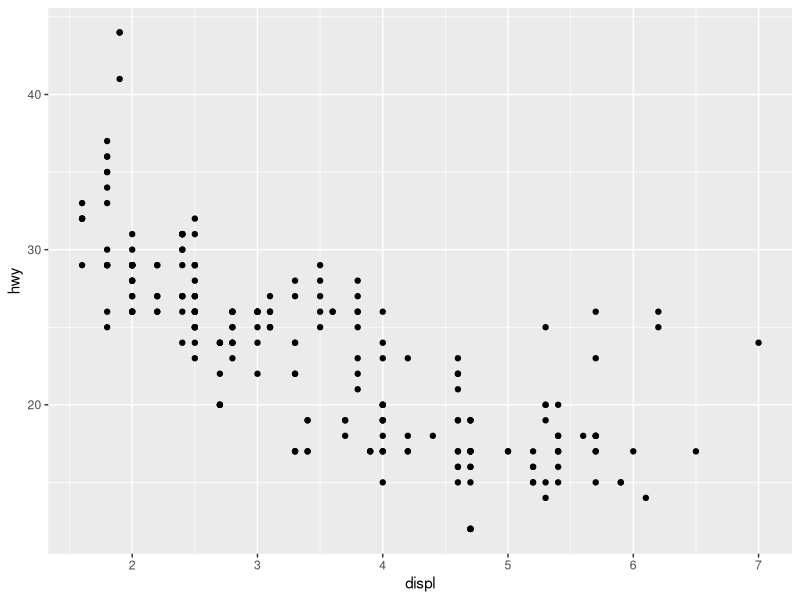
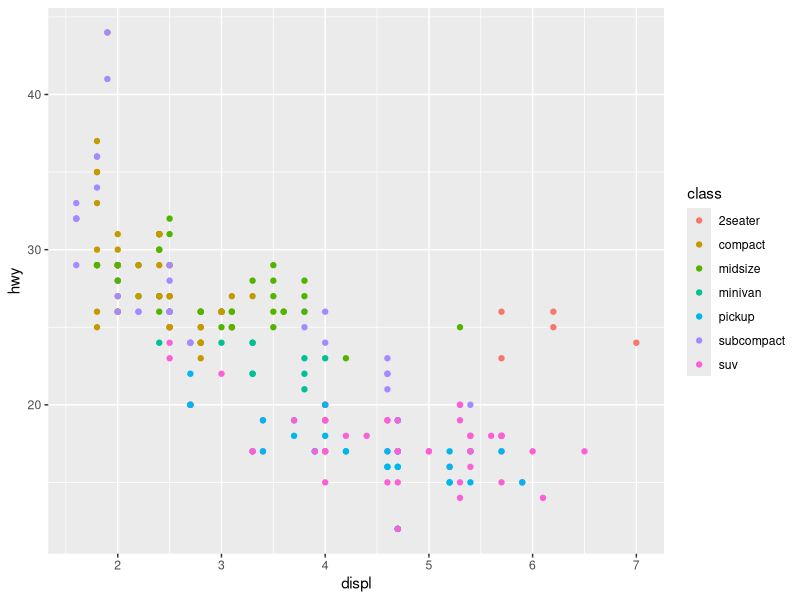
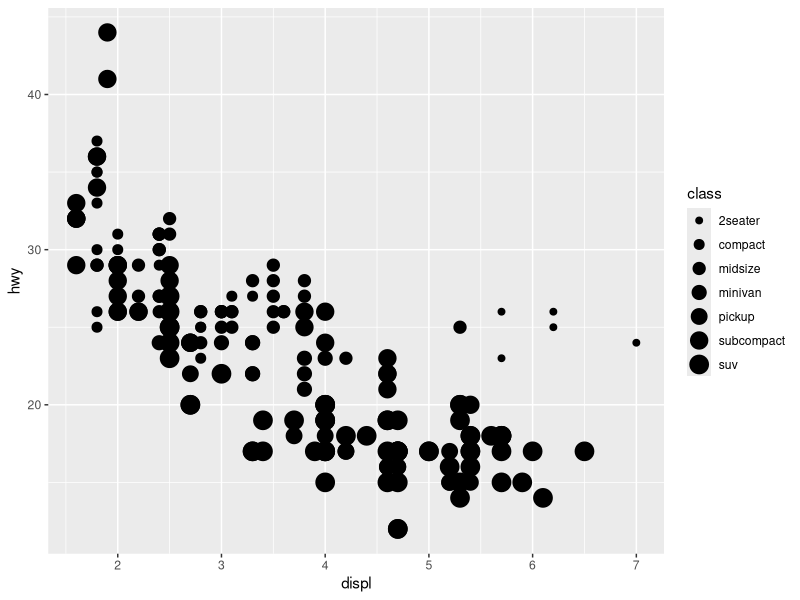
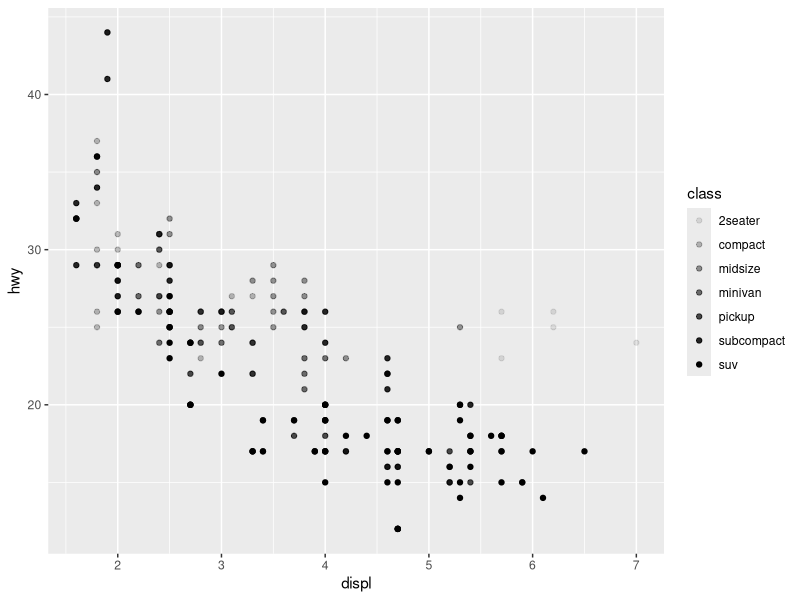
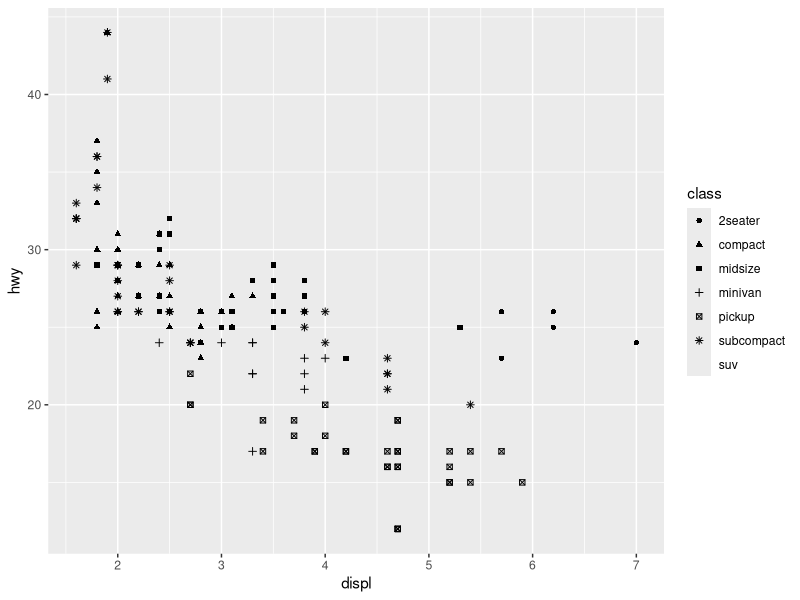
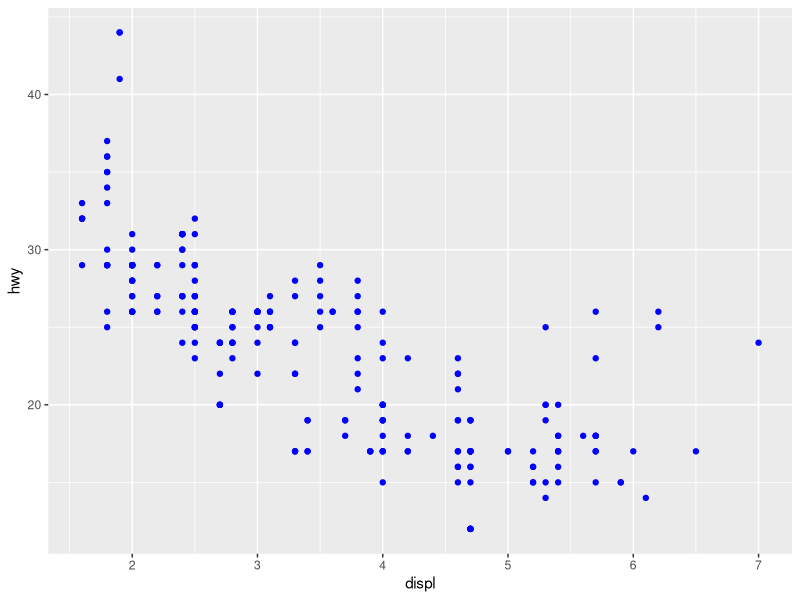
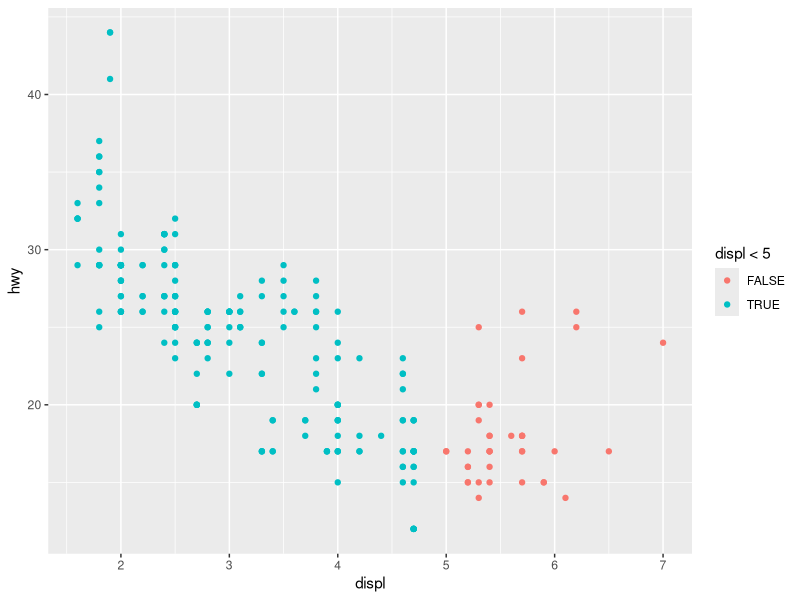
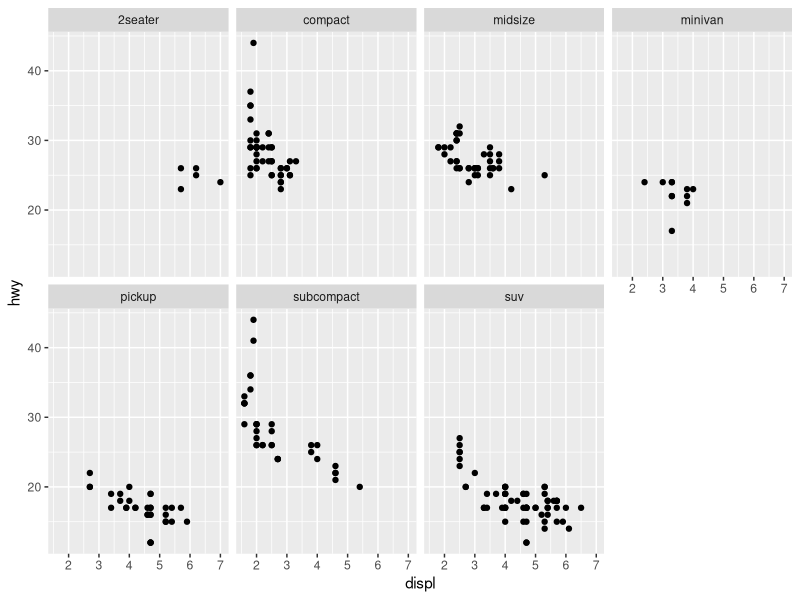

Write R code to recreate these figures, in order.
## ---- chunk 1
library("tidyverse")
## ---- chunk 2
#2.6 Creating a ggplot
mpg
data = mpg
ggplot(data = mpg) + geom_point(mapping = aes(x = displ, y = hwy))
#Plot showing the negative relationship between engine size (displ) and fuel efficiency (hwy). Bigger cars use more fuel.

  #geom_point adds a layer of points to your ggplot and makes a scatterplot.   There are different geom functions that add different types of layers to     plots and each one tajes a mapping argument, defining how variables are      mapped to visual properties (Lets you determine how you want your data to    be visualized.
  #This mapping argument is always paired with aes, aes alliws you to choose   which variables you would like to represent the x and y axes.

#2.7.1 Graphing Template
#ggplot graphing template: ggplot(data= <DATA>) + <GEOM_FUNCTION>(mapping = aes (<MAPPINGS>))

#An aesthetic is a visual property of the objects that have been plotted such as size, shape, color. Need geom and aesthetics to create a plot.

#2.7.2 Aesthetic Mappings

##Change point color by class:

ggplot(data = mpg) + geom_point(mapping = aes(x = displ, y = hwy, colour = class))
#The colour argument was provided with class which allowed the classes of vehicles to be distinguised differently by color.

##Change point size by class:
ggplot(data = mpg) + geom_point(mapping = aes(x = displ, y = hwy, size = class))
#The size argument when provided with class allowed the classes of vehicles to be distinguised differently by size (SUVs are bigger than 2seater vehicles). Using size for discrete variables is not recommended.

ggplot(data = mpg) + geom_point(mapping = aes(x = displ, y = hwy, alpha = class))
#Alpha alters the transparenc of points.

ggplot(data = mpg) + geom_point(mapping = aes(x = displ, y = hwy, shape = class))
#Shape changes the shapes of the points.

ggplot(data = mpg) + geom_point(mapping = aes(x = displ, y = hwy), color = "blue")
#By specifying our color, we can make it so that all of our points are blue. In a data visualization standpoint, this isn't very useful for us or people trying to understand the data.

ggplot(data = mpg) + geom_point(mapping = aes(x = displ, y = hwy, colour = displ <5))
#This graph shows us cars with engine sizes less than 5 and greater than 5 by color and labels of true and false.

## ---- chunk 3
#2.9 Facet and panel plots
#In order to break down our complex plots into separate plots, we can subset our data. This can be done in ggplot by using facets, but facet_wrap should only be used with discrete variables (variables which can only be certain integers).

ggplot(data = mpg) + geom_point(mapping = aes(x = displ, y = hwy)) + facet_wrap(~class, nrow = 2)
#The ~ dictates which variable we want to subset our data with.
#This allowed us to create a subplot for each vehicle class, if we wanted to do this for more than one variable we would use the facet_grid function instead.

ggplot(data = mpg) + geom_point(mapping = aes(x = displ, y = hwy)) + facet_grid(drv ~ cyl)
#This may not be visually appeasing as you can't really distinguish what is what.

ggplot(data = mpg) + geom_point(mapping = aes(x = displ, y = hwy)) + facet_grid(. ~ cyl)
#The same goes for these plots which condenses everything and makes it messy.

help(facet_wrap)
#nrow is the number of rows and ncol is the number of columns.shrink shrinks scales to fit the output of stats but not raw data.

#So far we have been using points to visually represent our data but we can do this in other ways by using things such as bar plots, line charts, boxplots, etc. To do this, we would just use a different geom function!

#Ex. geom_smooth to create a smooth line instead of the scatter plots we had before.

ggplot(data = mpg) + geom_smooth(mapping = aes(x = displ, y = hwy))

#We can see a mostly negatively line that then begins to rise up. Remember a geom is what our plot uses to represent and visualize our data. We can also change the line type we have by specifying and including "linetype =".

ggplot(data=mpg) + geom_smooth(mapping = aes(x = displ, y = hwy, linetype = drv))
#This separates the cars of the data set by their drive type (4wd, fwd, rear). While we can do this, this doesn't really make much sense for us to do with this data set.

## ---- chunk 4
#ggplot is an amazing function that allows us to use over 40 different geoms to visualize data in a multitude of ways.

#What can we do with ggplot to visualize our data when we would like to do more complicated things such as groupings objects by a categorical variable such as sex, species, or study site. In this case we can use the group argument to vary our plots by the discrete variable.

ggplot(data = mpg) + geom_smooth(mapping = aes(x = displ, y = hwy, group = drv))

#We can use different colors for each line, based on their drv value.

ggplot(data = mpg) + geom_smooth(mapping = aes(x = displ, y = hwy, color = drv)) #We can include the show.legend = FALSE argument to get rid of our legend on the right side of the plot.

#What about plotting multiple geoms on a single plot? We can just add them together.

ggplot(data = mpg) + geom_point(mapping = aes(x = displ, y = hwy)) + geom_smooth(mapping = aes(x = displ, y = hwy))
#This allowed us to combine the scatterplot and smooth line plot together. We can do this in a more simple and shorthanded way!

ggplot(data = mpg, mapping = aes(x = displ, y = hwy)) + geom_point() + geom_smooth()
#Same exact thing without having to retype everything, also allows us to change the x or y variables for both geoms at once.

#We can also specify the one of the geoms as a variable and then add an additional geom to it. e.g.:

n = ggplot(data = mpg) + geom_point(mapping = aes(x = displ, y = hwy))

n + geom_smooth(mapping = aes(x = displ, y = hwy))

#We can use mapping in specified layers to display different aesthetics in different layers.

ggplot(data = mpg, mapping = aes(x = displ, y = hwy)) + geom_point(mapping = aes(color = class)) + geom_smooth()
#Car classes are distinguished by color now.

#We can also do something if we want to specify specific data for each layer.

ggplot(data = mpg, mapping = aes(x = displ, y = hwy)) + geom_point(mapping = aes(color = class)) + geom_smooth(data = filter(mpg, class == "subcompact"), se = FALSE)
#Shows a small subset of the data.
## ---- chunk 5
#2.10 Exercise: Create a line chart with a geom.

ggplot(data = mpg, mapping = aes(x = displ, y = hwy))+ geom_line(mapping = aes(x = displ, y = hwy))
#I used geom_line to create a line chart but it looks very different from what I expected it to look.
## ---- chunk 6
#2.11 Transformations and Stats

ggplot(data = diamonds) + geom_bar(mapping = aes(x = cut))
#There are more diamonds with high quality cuts than low quality cuts. We can tell this because ggplot has counted each for us to give us a count even though this is not a variable of the data set.

ggplot(data = diamonds) + stat_count(mapping = aes(x=cut))
#Does the same thing.

#What if we don't want r to do this and would to override this default stat?

demo <- tribble(
  ~cut,         ~freq,
  "Fair",       1610,
  "Good",       4906,
  "Very Good",  12082,
  "Premium",    13791,
  "Ideal",      21551
)
demo

ggplot(data = demo) +
  geom_bar(mapping = aes(x = cut, y = freq), stat = "identity")

#We can also override default mappings of transformed variables to aesthetics.

ggplot(data = diamonds) + geom_bar(mapping = aes(x = cut, y = stat(prop), group = 1))
#This gives us a bar chart of the proportion of the diamond dataset instead of the count we previously had.

#What about if we wanted to show more about our transformations in the plot. We can do this using stat_summary.

ggplot(data = diamonds) + stat_summary(mapping = aes(x = cut, y = depth), fun.min = min, fun.max = max, fun = median)

#In terms of the group argument, we used one in the creation of our bar charts because this scaled the data to a proportion equal to 1.

## ---- chunk 7
#2.12 Positional adjustments

ggplot(data = diamonds) + geom_bar(mapping = aes(x = cut, colour = cut))

ggplot(data = diamonds) + geom_bar(mapping = aes(x = cut, fill = cut))

#Color or fill allows us to change the colors of our bars.

ggplot(data = diamonds) + geom_bar(mapping = aes(x = cut, fill = clarity))
#ggplot has stacked and positioned the bars and portions automatically, we can change this.

ggplot(data = diamonds, mapping = aes(x = cut, fill = clarity)) + geom_bar(alpha = 1/5, position = "identity")

#Position argument lets you place each object exactly where it falls in the context of the graph. This is vital for point charts but doesn't necessarily work well with bar plots because its messy.

ggplot(data = diamonds, mapping = aes(x = cut, colour = clarity)) + geom_bar(fill = NA, position = "identity")
#This looks better.

ggplot(data = diamonds) + 
  geom_bar(mapping = aes(x = cut, fill = clarity), position = "fill")

#Makes all the bars the same height.

ggplot(data = diamonds) + 
  geom_bar(mapping = aes(x = cut, fill = clarity), position = "dodge")
#Places overlapping objects next to each other.

ggplot(data = diamonds) + 
  geom_bar(mapping = aes(x = cut, fill = clarity), position = "jitter")
#Lets you see points at a slightly moved position so all points can be seen.

## ---- chunk 8
#2.13 The layered grammar of graphics

#Now that we've learned a variety of ways in which ggplot can be used, we can create a new template!

#ggplot(data = <DATA>) + <GEOM_FUNCTION>(mapping = aes(<MAPPINGS>), stat = <STAT>, position = <POSITION>) + <FACET_FUNCTION>)

## ---- chunk 9
#2.14 Plot deconstruction
